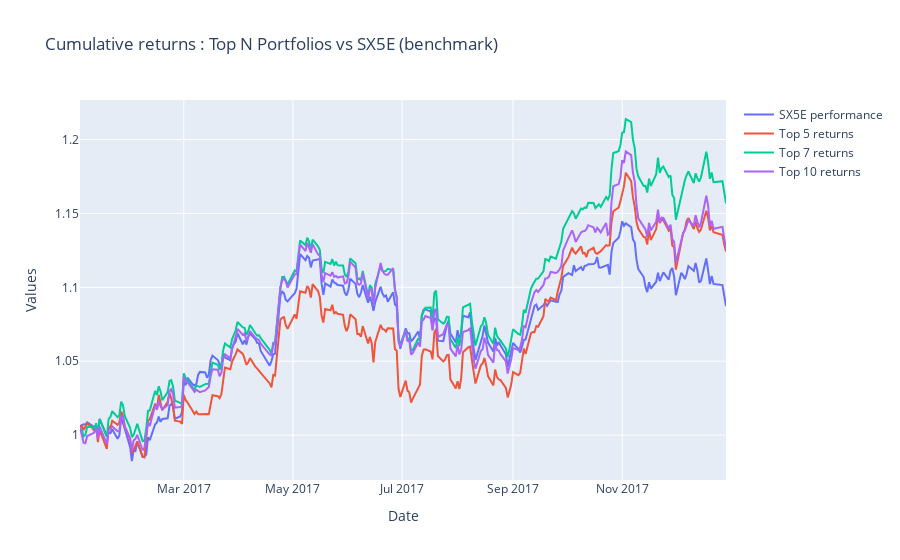

The notebook cell saved with this chart:
### Code cell
plot_portfolios(portfolios_ret_LSTM, test_index_ret)

### Figure 1 — Plotly figure (JSON) as saved in the notebook; plotly's stock layout.template omitted (floating-point values rounded to 4 significant figures; data arrays with more than 128 entries replaced by an {"elided": "..."} marker saying what was removed)
{"data": [{"mode": "lines", "name": "SX5E performance", "type": "scatter", "x": {"elided": "254 str values"}, "y": {"elided": "254 float values"}}, {"mode": "lines", "name": "Top 5 returns", "type": "scatter", "x": {"elided": "254 str values"}, "y": {"elided": "254 float values"}}, {"mode": "lines", "name": "Top 7 returns", "type": "scatter", "x": {"elided": "254 str values"}, "y": {"elided": "254 float values"}}, {"mode": "lines", "name": "Top 10 returns", "type": "scatter", "x": {"elided": "254 str values"}, "y": {"elided": "254 float values"}}], "layout": {"title": {"text": "Cumulative returns : Top N Portfolios vs SX5E (benchmark)"}, "xaxis": {"title": {"text": "Date"}}, "yaxis": {"title": {"text": "Values"}}}}
